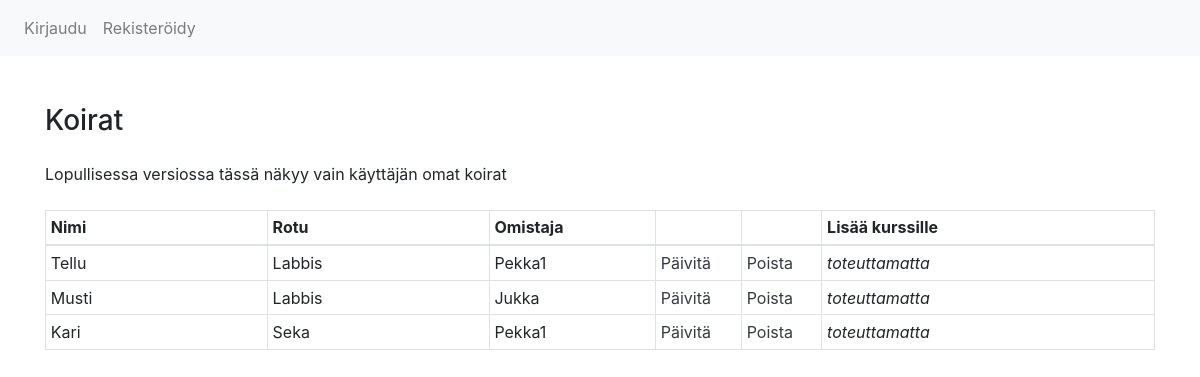
The page /dogs on the database its author committed.
### application/dogs/models.py (models this page shows, shortened)
class Dog(Base):
    race = db.Column(db.String(200), nullable=False)
    account_id = db.Column(db.Integer, db.ForeignKey('account.id'),
                           nullable=False)

### application/auth/models.py (models this page shows, shortened)
class User(Base):
    __tablename__ = "account"
    username = db.Column(db.String(144), unique=True, nullable=False)
    password = db.Column(db.String(144), nullable=False)
    dogs = db.relationship("Dog", backref='account', lazy=True)

### application/dogs/views.py (the view)
@app.route("/dogs", methods=["GET"])
def dogs_index():
    return render_template("dogs/list.html", dogs=Dog.query.all(), users=User.query.all())

### application/templates/dogs/list.html
{% extends "layout.html" %}
{% block body %}
    <div class="row justify-content-md-center mt-5">
        <div class="col-12 ">
            <h3 class="mb-4">Koirat</h3>
            <p class="mb-4">Lopullisessa versiossa tässä näkyy vain käyttäjän omat koirat</p>
            <table class="table table-sm table-bordered table-hover">
                <thead>
                    <tr>
                    <th scope="col" style="width: 20%">Nimi</th>
                    <th scope="col" style="width: 20%">Rotu</th>
                    <th scope="col" style="width: 15%">Omistaja</th>
                    <th scope="col" style="width: 7,5%"></th>
                    <th scope="col" style="width: 7,5%"></th>
                    <th scope="col" style="width: 30%">Lisää kurssille</th>
                    </tr>
                </thead>
                {% for dog in dogs %}
                <tr>
                <td>{{ dog.name }}</td>
                <td>{{ dog.race }}</td>
                <td>
                    {% for user in users if user.id==dog.account_id %}
                        {{ user.name }}
                    {% endfor %}
                </td>
                <td><a href="/update/{{dog.id}}" class="text-dark">Päivitä</a></td>
                <td><a href="/delete/{{dog.id}}" class="text-dark">Poista</a></td>
                <td><i>toteuttamatta</i></td>
                </tr>
                {% endfor %}
            </table>
        </div>
    </div>
{% endblock %}

### rows shown on the page
Dog: name "Tellu", race "Labbis"
User: name "Pekka1"
Dog: name "Musti", race "Labbis"
User: name "Jukka"
Dog: name "Kari", race "Seka"
